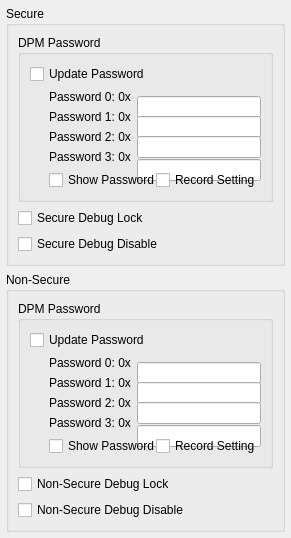
<?xml version="1.0" ?>
<ui version="4.0">
  <class>Dialog</class>
  <widget class="QDialog" name="Dialog">
    <property name="geometry">
      <rect>
        <x>0</x>
        <y>0</y>
        <width>281</width>
        <height>350</height>
      </rect>
    </property>
    <layout class="QGridLayout" name="outer_layout">
      <property name="leftMargin">
        <number>6</number>
      </property>
      <property name="topMargin">
        <number>6</number>
      </property>
      <property name="rightMargin">
        <number>6</number>
      </property>
      <property name="bottomMargin">
        <number>6</number>
      </property>
      <property name="spacing">
        <number>6</number>
      </property>
      <item row="0" column="0" colspan="2">
        <widget class="QGroupBox" name="IDC_GROUP_DPMS">
          <property name="title">
            <string>Secure</string>
          </property>
          <layout class="QGridLayout" name="layout_IDC_GROUP_DPMS">
            <item row="0" column="0" colspan="2">
              <widget class="QGroupBox" name="IDC_GROUP_DPMS_PASSWORD">
                <property name="title">
                  <string>DPM Password</string>
                </property>
                <layout class="QGridLayout" name="layout_IDC_GROUP_DPMS_PASSWORD">
                  <item row="0" column="0" colspan="3">
                    <widget class="QCheckBox" name="IDC_CHECK_DPMS_UPDATE">
                      <property name="text">
                        <string>Update Password</string>
                      </property>
                    </widget>
                  </item>
                  <item row="1" column="1">
                    <widget class="QLabel" name="IDC_STATIC_KEY0">
                      <property name="text">
                        <string>Password 0: 0x</string>
                      </property>
                    </widget>
                  </item>
                  <item row="2" column="1">
                    <widget class="QLabel" name="IDC_STATIC_KEY1">
                      <property name="text">
                        <string>Password 1: 0x</string>
                      </property>
                    </widget>
                  </item>
                  <item row="3" column="1">
                    <widget class="QLabel" name="IDC_STATIC_KEY2">
                      <property name="text">
                        <string>Password 2: 0x</string>
                      </property>
                    </widget>
                  </item>
                  <item row="4" column="1">
                    <widget class="QLabel" name="IDC_STATIC_KEY3">
                      <property name="text">
                        <string>Password 3: 0x</string>
                      </property>
                    </widget>
                  </item>
                  <item row="1" column="2" rowspan="2" colspan="2">
                    <widget class="QLineEdit" name="IDC_EDIT_DPM_PSW0"/>
                  </item>
                  <item row="2" column="2" rowspan="2" colspan="2">
                    <widget class="QLineEdit" name="IDC_EDIT_DPM_PSW1"/>
                  </item>
                  <item row="3" column="2" rowspan="2" colspan="2">
                    <widget class="QLineEdit" name="IDC_EDIT_DPM_PSW2"/>
                  </item>
                  <item row="4" column="2" rowspan="2" colspan="2">
                    <widget class="QLineEdit" name="IDC_EDIT_DPM_PSW3"/>
                  </item>
                  <item row="5" column="1" colspan="3">
                    <widget class="QCheckBox" name="IDC_CHECK_SHOW_PASSWORD">
                      <property name="text">
                        <string>Show Password</string>
                      </property>
                    </widget>
                  </item>
                  <item row="5" column="3">
                    <widget class="QCheckBox" name="IDC_CHECK_DPMS_RECORD">
                      <property name="text">
                        <string>Record Setting</string>
                      </property>
                    </widget>
                  </item>
                </layout>
              </widget>
            </item>
            <item row="1" column="0">
              <widget class="QCheckBox" name="IDC_CHECK_SECURITYBOOT_LOCK">
                <property name="text">
                  <string>Secure Debug Lock</string>
                </property>
              </widget>
            </item>
            <item row="2" column="0">
              <widget class="QCheckBox" name="IDC_CHECK_SECURE_DEBUG_DISABLE">
                <property name="text">
                  <string>Secure Debug Disable</string>
                </property>
              </widget>
            </item>
          </layout>
        </widget>
      </item>
      <item row="1" column="0" colspan="2">
        <widget class="QGroupBox" name="IDC_GROUP_DPMNS">
          <property name="title">
            <string>Non-Secure</string>
          </property>
          <layout class="QGridLayout" name="layout_IDC_GROUP_DPMNS">
            <item row="0" column="0" colspan="2">
              <widget class="QGroupBox" name="IDC_GROUP_DPMNS_PASSWORD">
                <property name="title">
                  <string>DPM Password</string>
                </property>
                <layout class="QGridLayout" name="layout_IDC_GROUP_DPMNS_PASSWORD">
                  <item row="0" column="0" colspan="3">
                    <widget class="QCheckBox" name="IDC_CHECK_DPMNS_UPDATE">
                      <property name="text">
                        <string>Update Password</string>
                      </property>
                    </widget>
                  </item>
                  <item row="1" column="1">
                    <widget class="QLabel" name="IDC_STATIC_KEY4">
                      <property name="text">
                        <string>Password 0: 0x</string>
                      </property>
                    </widget>
                  </item>
                  <item row="2" column="1">
                    <widget class="QLabel" name="IDC_STATIC_KEY5">
                      <property name="text">
                        <string>Password 1: 0x</string>
                      </property>
                    </widget>
                  </item>
                  <item row="3" column="1">
                    <widget class="QLabel" name="IDC_STATIC_KEY6">
                      <property name="text">
                        <string>Password 2: 0x</string>
                      </property>
                    </widget>
                  </item>
                  <item row="4" column="1">
                    <widget class="QLabel" name="IDC_STATIC_KEY7">
                      <property name="text">
                        <string>Password 3: 0x</string>
                      </property>
                    </widget>
                  </item>
                  <item row="1" column="2" rowspan="2" colspan="2">
                    <widget class="QLineEdit" name="IDC_EDIT_DPM_PSW4"/>
                  </item>
                  <item row="2" column="2" rowspan="2" colspan="2">
                    <widget class="QLineEdit" name="IDC_EDIT_DPM_PSW5"/>
                  </item>
                  <item row="3" column="2" rowspan="2" colspan="2">
                    <widget class="QLineEdit" name="IDC_EDIT_DPM_PSW6"/>
                  </item>
                  <item row="4" column="2" rowspan="2" colspan="2">
                    <widget class="QLineEdit" name="IDC_EDIT_DPM_PSW7"/>
                  </item>
                  <item row="5" column="1" colspan="3">
                    <widget class="QCheckBox" name="IDC_CHECK_SHOW_PASSWORD_1">
                      <property name="text">
                        <string>Show Password</string>
                      </property>
                    </widget>
                  </item>
                  <item row="5" column="3">
                    <widget class="QCheckBox" name="IDC_CHECK_DPMNS_RECORD">
                      <property name="text">
                        <string>Record Setting</string>
                      </property>
                    </widget>
                  </item>
                </layout>
              </widget>
            </item>
            <item row="1" column="0">
              <widget class="QCheckBox" name="IDC_CHECK_SECURITY_LOCK">
                <property name="text">
                  <string>Non-Secure Debug Lock</string>
                </property>
              </widget>
            </item>
            <item row="2" column="0">
              <widget class="QCheckBox" name="IDC_CHECK_NSECURE_DEBUG_DISABLE">
                <property name="text">
                  <string>Non-Secure Debug Disable</string>
                </property>
              </widget>
            </item>
          </layout>
        </widget>
      </item>
    </layout>
  </widget>
  <resources/>
  <connections/>
</ui>
